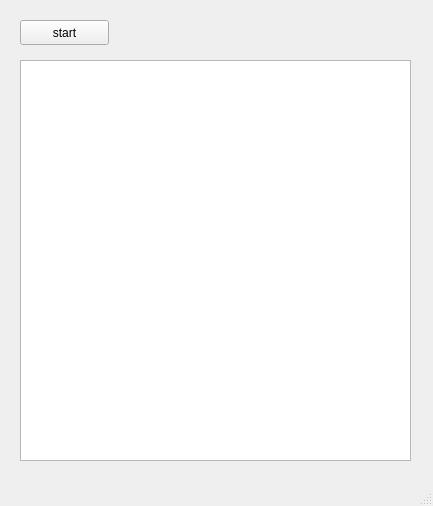
<?xml version="1.0" encoding="UTF-8"?>
<ui version="4.0">
 <class>MainWindow</class>
 <widget class="QMainWindow" name="MainWindow">
  <property name="geometry">
   <rect>
    <x>0</x>
    <y>0</y>
    <width>433</width>
    <height>506</height>
   </rect>
  </property>
  <property name="windowTitle">
   <string>MainWindow</string>
  </property>
  <widget class="QWidget" name="centralwidget">
   <widget class="QPushButton" name="startButton">
    <property name="geometry">
     <rect>
      <x>20</x>
      <y>20</y>
      <width>89</width>
      <height>25</height>
     </rect>
    </property>
    <property name="text">
     <string>start</string>
    </property>
   </widget>
   <widget class="QListWidget" name="listWidget">
    <property name="geometry">
     <rect>
      <x>20</x>
      <y>60</y>
      <width>391</width>
      <height>401</height>
     </rect>
    </property>
   </widget>
  </widget>
  <widget class="QMenuBar" name="menubar">
   <property name="geometry">
    <rect>
     <x>0</x>
     <y>0</y>
     <width>433</width>
     <height>22</height>
    </rect>
   </property>
  </widget>
  <widget class="QStatusBar" name="statusbar"/>
 </widget>
 <resources/>
 <connections/>
</ui>
